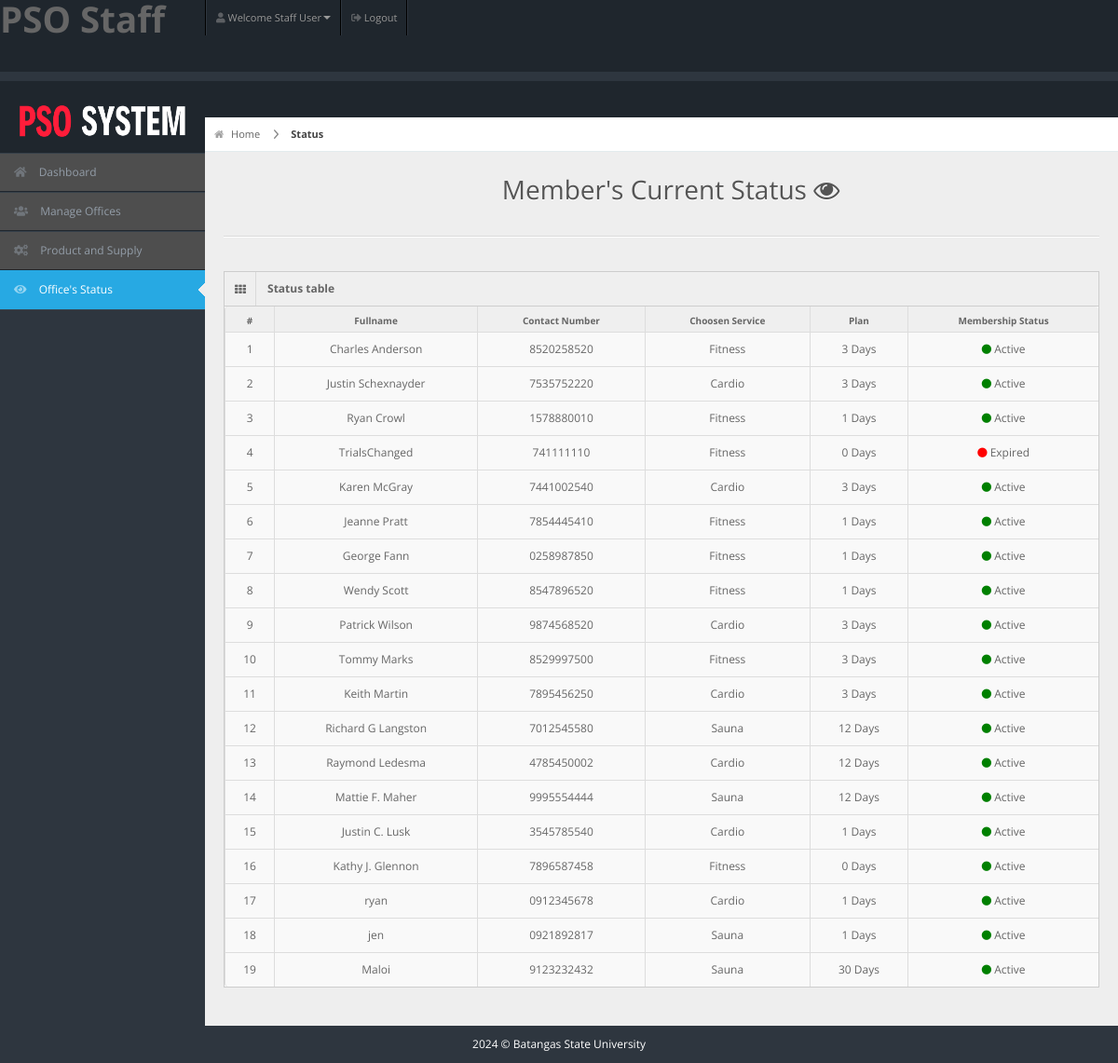
The page /staff/staff-pages/member-status.php (signed in) on the database as committed earlier.
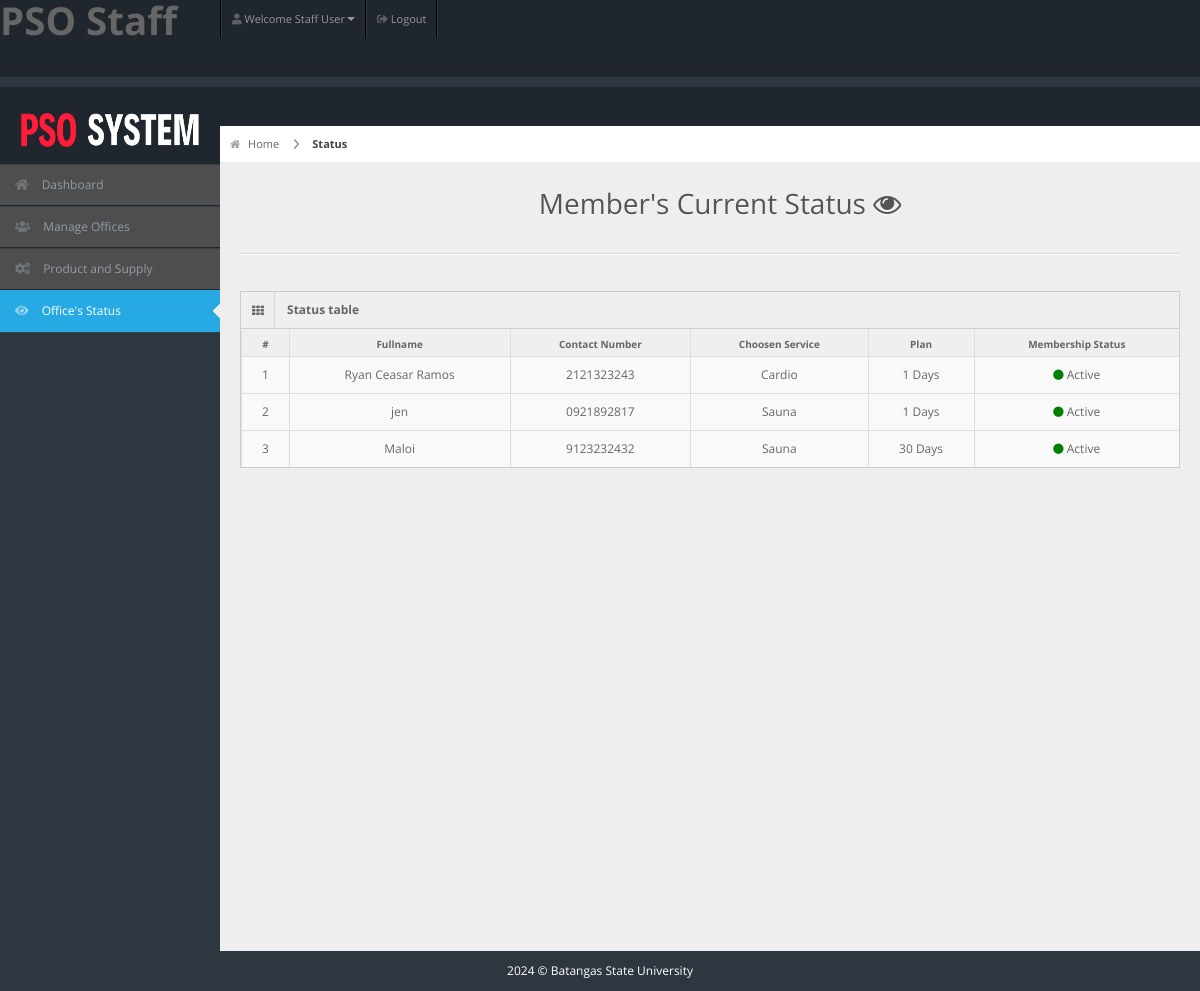
The same page on the database as committed later.
### tables this page shows
CREATE TABLE IF NOT EXISTS `members` (
  `user_id` int NOT NULL AUTO_INCREMENT,
  `fullname` varchar(20) NOT NULL,
  `username` varchar(20) NOT NULL,
  `email` varchar(255) NOT NULL,
  `password` varchar(100) NOT NULL,
  `gender` varchar(20) NOT NULL,
  `dor` date NOT NULL,
  `profile_picture` varchar(255) DEFAULT NULL,
  `services` varchar(50) NOT NULL,
  `amount` int NOT NULL,
  `paid_date` date NOT NULL,
  `p_year` int NOT NULL,
  `plan` varchar(100) NOT NULL,
  `address` varchar(20) NOT NULL,
  `contact` varchar(10) NOT NULL,
  `status` varchar(20) NOT NULL DEFAULT 'Active',
  `attendance_count` int NOT NULL,
  `ini_weight` int NOT NULL DEFAULT '0',
  `curr_weight` int NOT NULL DEFAULT '0',
  `ini_bodytype` varchar(50) NOT NULL,
  `curr_bodytype` varchar(50) NOT NULL,
  `progress_date` date NOT NULL,
  `reminder` int NOT NULL DEFAULT '0',
  PRIMARY KEY (`user_id`)
);

### staff/staff-pages/member-status.php (the view, shortened to what this page needs)
<!DOCTYPE html>
<html lang="en">
<head>
  <link rel="stylesheet" href="../css/bootstrap.min.css" />
  <link rel="stylesheet" href="../css/bootstrap-responsive.min.css" />
  <link rel="stylesheet" href="../css/fullcalendar.css" />
  <link rel="stylesheet" href="../css/matrix-style.css" />
  <link rel="stylesheet" href="../css/matrix-media.css" />
  <link href="../font-awesome/css/font-awesome.css" rel="stylesheet" />
  <link rel="stylesheet" href="../css/jquery.gritter.css" />
  <link href="https://cdnjs.cloudflare.com/ajax/libs/font-awesome/5.15.4/css/all.min.css" rel="stylesheet">
</head>
<body>
  <div id="header">
    <h1><a href="dashboard.html">PSO Staff</a></h1>
  </div>
  <?php include '../includes/header.php' ?>
  <?php $page = "membersts";
  include '../includes/sidebar.php' ?>
  <div id="content">
    <div id="content-header">
      <div id="breadcrumb"> <a href="index.php" title="Go to Home" class="tip-bottom"><i class="icon-home"></i> Home</a> <a href="member-status.php" class="current">Status</a> </div>
      <h1 class="text-center">Member's Current Status <i class="icon icon-eye-open"></i></h1>
    </div>
    <div class="container-fluid">
      <hr>
      <div class="row-fluid">
        <div class="span12">
          <div class='widget-box'>
            <div class='widget-title'> <span class='icon'> <i class='icon-th'></i> </span>
              <h5>Status table</h5>
            </div>
            <div class='widget-content nopadding'>
              <?php
              $qry = "select * from members";
              $cnt = 1;
              $result = mysqli_query($conn, $qry);
              echo "<table class='table table-bordered table-striped'>
              <thead>
                <tr>
                  <th>#</th>
                  <th>Fullname</th>
                  <th>Contact Number</th>
                  <th>Choosen Service</th>
                  <th>Plan</th>
                  <th>Membership Status</th>
                </tr>
              </thead>";
              while ($row = mysqli_fetch_array($result)) { ?>
                <tbody>
                  <td>
                    <div class='text-center'><?php echo $cnt; ?></div>
                  </td>
                  <td>
                    <div class='text-center'><?php echo $row['fullname']; ?></div>
                  </td>
                  <td>
                    <div class='text-center'><?php echo $row['contact']; ?></div>
                  </td>
                  <td>
                    <div class='text-center'><?php echo $row['services']; ?></div>
                  </td>
                  <td>
                    <div class='text-center'><?php echo $row['plan']; ?> Days</div>
                  </td>
                  <td>
                    <div class='text-center'><?php if ($row['status'] == 'Active') {
                                                echo '<i class="icon icon-circle" style="color:green;"></i> Active';
                                              } else {
                                                echo '<i class="icon icon-circle" style="color:red;"></i> Expired';
                                              } ?></div>
                  </td>
                </tbody>
              <?php $cnt++;
              }
              ?>
              </table>
            </div>
          </div>
        </div>
      </div>
    </div>
  </div>
  <?php
  include '../includes/footer.php';
  ?>
</body>
</html>

Rows that differ between the two databases and show on the page:
removed members: fullname "Charles Anderson", contact "8520258520", services "Fitness", plan "3", status "Active" (drawn)
removed members: fullname "Justin Schexnayder", contact "7535752220", services "Cardio", plan "3", status "Active" (drawn)
removed members: fullname "Ryan Crowl", contact "1578880010", services "Fitness", plan "1", status "Active" (drawn)
removed members: fullname "TrialsChanged", contact "741111110", services "Fitness", plan "0", status "Expired" (drawn)
removed members: fullname "Karen McGray", contact "7441002540", services "Cardio", plan "3", status "Active" (drawn)
removed members: fullname "Jeanne Pratt", contact "7854445410", services "Fitness", plan "1", status "Active" (drawn)
removed members: fullname "George Fann", contact "0258987850", services "Fitness", plan "1", status "Active" (drawn)
removed members: fullname "Wendy Scott", contact "8547896520", services "Fitness", plan "1", status "Active" (drawn)
removed members: fullname "Patrick Wilson", contact "9874568520", services "Cardio", plan "3", status "Active" (drawn)
removed members: fullname "Tommy Marks", contact "8529997500", services "Fitness", plan "3", status "Active" (drawn)
removed members: fullname "Keith Martin", contact "7895456250", services "Cardio", plan "3", status "Active" (drawn)
removed members: fullname "Richard G Langston", contact "7012545580", services "Sauna", plan "12", status "Active" (drawn)
removed members: fullname "Raymond Ledesma", contact "4785450002", services "Cardio", plan "12", status "Active" (drawn)
removed members: fullname "Mattie F. Maher", contact "9995554444", services "Sauna", plan "12", status "Active" (drawn)
removed members: fullname "Justin C. Lusk", contact "3545785540", services "Cardio", plan "1", status "Active" (drawn)
removed members: fullname "Kathy J. Glennon", contact "7896587458", services "Fitness", plan "0", status "Active" (drawn)
changed members "Cardio": fullname "ryan" → "Ryan Ceasar Ramos"; contact "0912345678" → "2121323243"
